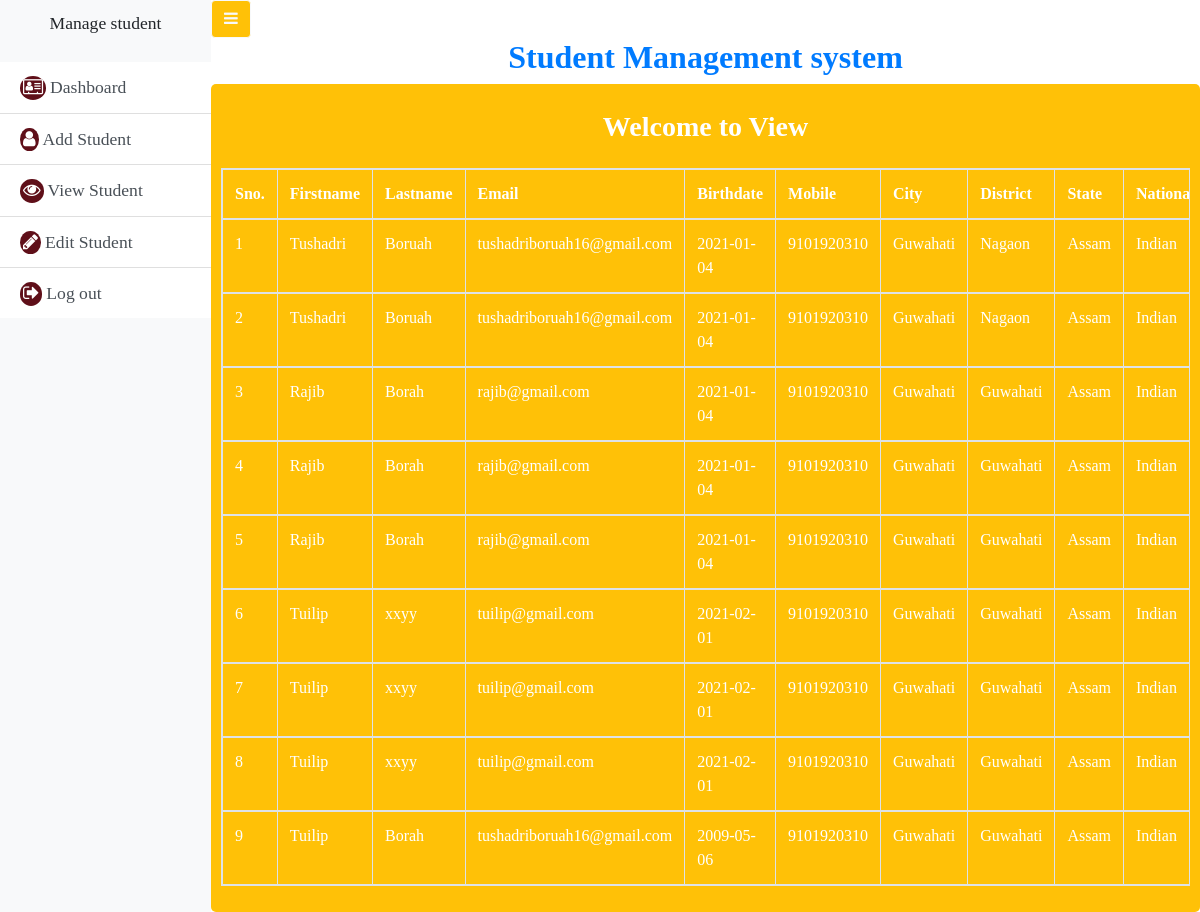
The page /viewstudent.php on the database its author committed.
### tables this page shows
CREATE TABLE `add_student` (
  `id` int(255) NOT NULL,
  `firstname` varchar(255) NOT NULL,
  `lastname` varchar(255) NOT NULL,
  `email` varchar(255) NOT NULL,
  `gender` varchar(255) NOT NULL,
  `fathername` varchar(255) NOT NULL,
  `birthdate` date NOT NULL,
  `mobile` varchar(255) NOT NULL,
  `city` varchar(255) NOT NULL,
  `nationality` varchar(255) NOT NULL,
  `district` varchar(255) NOT NULL,
  `state` varchar(255) NOT NULL,
  `image` varchar(255) NOT NULL
);

### viewstudent.php (the view, shortened to what this page needs)
<!DOCTYPE html>
<html lang="en">
<head>
    <link rel="stylesheet" href="https://maxcdn.bootstrapcdn.com/bootstrap/4.5.2/css/bootstrap.min.css">
<link rel="stylesheet" href="https://cdnjs.cloudflare.com/ajax/libs/font-awesome/4.7.0/css/font-awesome.min.css">
<link rel="stylesheet" href="style1.css">
<link rel="stylesheet" href="style.css">
</head>
<body>
    <div class="d-flex" id="wrap">
        <div class="sidebar bg-light boarder light">
            <div class="sidebar-heading">
                <p class="text-center">Manage student</p>
            </div>
            <ul class="list-group list-group-flush">
                <a href="" class="list-group-item list-group-item-action">
                    <i class="fa fa-vcard-o"></i>Dashboard
                </a>
                <a href="add_student.php" class="list-group-item list-group-item-action">
                    <i class="fa fa-user"></i>Add Student
                </a>
                <a href="" class="list-group-item list-group-item-action">
                    <i class="fa fa-eye"></i>View Student
                </a>
                <a href="" class="list-group-item list-group-item-action">
                    <i class="fa fa-pencil"></i>Edit Student
                </a>
                <a href="" class="list-group-item list-group-item-action">
                    <i class="fa fa-sign-out"></i>Log out
                </a>
            </ul>
        </div>
        <div class="main-body">
            <button class="btn btn-outline-light bg-warning " id="toggler">
                <i class="fa fa-bars"></i>
            </button>
<section >
    <h2 class="text-center text-primary font-weight-bold">Student Management system</h2>
    <div class="container bg-warning" id="formsetting">
        <h3 class="text-center text-white pb-3 pt-3 font-weight-bold">Welcome to View</h3>
        <div class="row">
            <div class="col-md-12 col-sm-12 col-12">
                <table class="table table-bordered text-white table-responsive">
                    <thead>
                      <tr>
                        <th>Sno.</th>
                        <th>Firstname</th>
                        <th>Lastname</th>
                        <th>Email</th>
                        <th>Birthdate</th>
                        <th>Mobile</th>
                        <th>City</th>
                        <th>District</th>
                        <th>State</th>
                        <th>Nationality</th>
                      </tr>
                    </thead>
                    <?php
                    include('dbconnection.php');
                    $sql ="select * from add_student";
                    $sql_run =mysqli_query($conn,$sql);
                    $i = 1;
                    while($row =mysqli_fetch_assoc($sql_run)){
                    ?>
                    <tbody>
                        <tr>
                            <td><?php echo $i++ ?></td>
                            <td><?php echo $row['firstname'];?></td>
                            <td><?php echo $row['lastname'];?></td>
                            <td><?php echo $row['email'];?></td>
                            <td><?php echo $row['birthdate'];?></td>
                            <td><?php echo $row['mobile'];?></td>
                            <td><?php echo $row['city'];?></td>
                            <td><?php echo $row['district']; ?></td>
                            <td><?php echo $row['state']; ?></td>
                            <td><?php echo $row['nationality']; ?></td>
                        </tr>
                    </tbody>
               <?php } ?>
                </table>
            </div>
        </div>
    </div>
</section>
</div>
 </div>
</body>
</html>

### style1.css (style rules this page uses)
* { margin: 0px; padding: 0px; box-sizing: border-box; font-family: tahoma; }
.main-body { width: 100%; min-width: 0px; }
.sidebar { width: 16rem; font-size: 1.1rem; transition: all 0.5s ease; }
.sidebar-heading { padding-top: 10px; padding-bottom: 10px; }
.sidebar i { background-color: rgb(95, 15, 25); border-radius: 50%; color: white; padding: 3px; margin-right: 4px; }

### style.css (style rules this page uses)
* { margin: 0px; padding: 0px; box-sizing: border-box; }
#formsetting { padding: 10px; border-radius: 5px; }

### rows shown on the page
add_student: firstname "Tushadri", lastname "Boruah", email "tushadriboruah16@gmail.com", birthdate "2021-01-04", mobile "9101920310", city "Guwahati", district "Nagaon", state "Assam", nationality "Indian"
add_student: firstname "Tushadri", lastname "Boruah", email "tushadriboruah16@gmail.com", birthdate "2021-01-04", mobile "9101920310", city "Guwahati", district "Nagaon", state "Assam", nationality "Indian"
add_student: firstname "Rajib", lastname "Borah", email "rajib@gmail.com", birthdate "2021-01-04", mobile "9101920310", city "Guwahati", district "Guwahati", state "Assam", nationality "Indian"
add_student: firstname "Rajib", lastname "Borah", email "rajib@gmail.com", birthdate "2021-01-04", mobile "9101920310", city "Guwahati", district "Guwahati", state "Assam", nationality "Indian"
add_student: firstname "Rajib", lastname "Borah", email "rajib@gmail.com", birthdate "2021-01-04", mobile "9101920310", city "Guwahati", district "Guwahati", state "Assam", nationality "Indian"
add_student: firstname "Tuilip", lastname "xxyy", email "tuilip@gmail.com", birthdate "2021-02-01", mobile "9101920310", city "Guwahati", district "Guwahati", state "Assam", nationality "Indian"
add_student: firstname "Tuilip", lastname "xxyy", email "tuilip@gmail.com", birthdate "2021-02-01", mobile "9101920310", city "Guwahati", district "Guwahati", state "Assam", nationality "Indian"
add_student: firstname "Tuilip", lastname "xxyy", email "tuilip@gmail.com", birthdate "2021-02-01", mobile "9101920310", city "Guwahati", district "Guwahati", state "Assam", nationality "Indian"
add_student: firstname "Tuilip", lastname "Borah", email "tushadriboruah16@gmail.com", birthdate "2009-05-06", mobile "9101920310", city "Guwahati", district "Guwahati", state "Assam", nationality "Indian"
